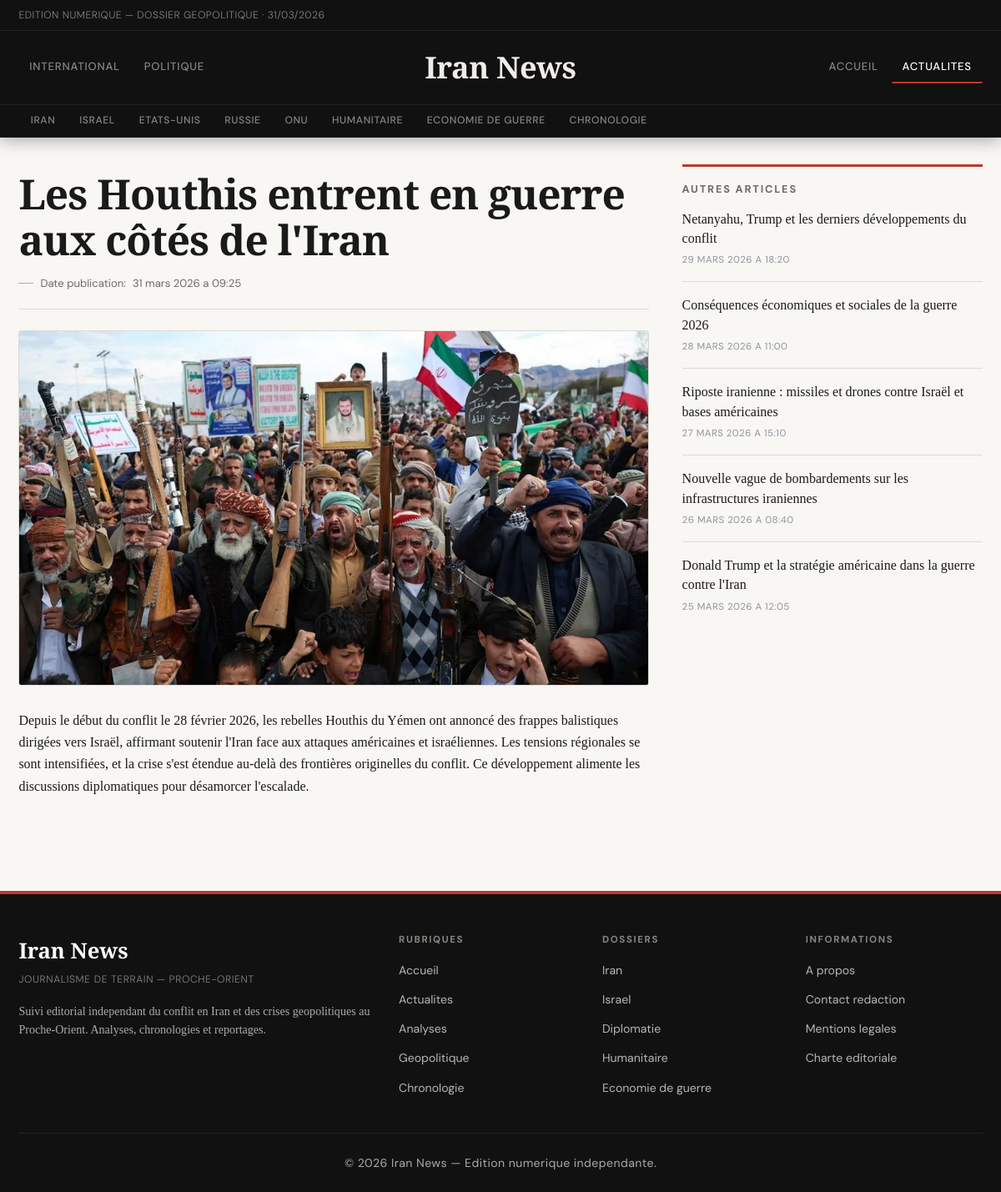
The app's page /articles/guerre-iran-article-1-1-5.html with its own data.
### tables this page shows
CREATE TABLE articles (
  id INT UNSIGNED AUTO_INCREMENT PRIMARY KEY,
  title VARCHAR(255) NOT NULL,
  slug VARCHAR(255) NOT NULL UNIQUE,
  content TEXT NOT NULL,
  is_published TINYINT(1) NOT NULL DEFAULT 1,
  created_at TIMESTAMP NOT NULL DEFAULT CURRENT_TIMESTAMP,
  updated_at TIMESTAMP NOT NULL DEFAULT CURRENT_TIMESTAMP ON UPDATE CURRENT_TIMESTAMP
);

CREATE TABLE article_images (
  id INT UNSIGNED AUTO_INCREMENT PRIMARY KEY,
  article_id INT UNSIGNED NOT NULL,
  image_kind ENUM('main', 'thumb') NOT NULL DEFAULT 'main',
  image_path VARCHAR(255) NOT NULL,
  image_alt VARCHAR(255) DEFAULT NULL,
  sort_order TINYINT UNSIGNED NOT NULL DEFAULT 1,
  created_at TIMESTAMP NOT NULL DEFAULT CURRENT_TIMESTAMP,
  CONSTRAINT fk_article_images_article
    FOREIGN KEY (article_id) REFERENCES articles(id)
    ON DELETE CASCADE,
  UNIQUE KEY uq_article_kind (article_id, image_kind),
  KEY idx_article_images_article_id (article_id)
);

### src/article.php (the view, shortened to what this page needs)
<?php
require_once __DIR__ . '/includes/front_helpers.php';
$id = filter_input(INPUT_GET, 'id', FILTER_VALIDATE_INT, array('options' => array('min_range' => 1)));
$safeId = ($id !== false && $id !== null) ? (int)$id : null;
$article = front_find_article(null, $safeId);
?>
<?php
$sidebarOtherArticles = front_recent_articles_excluding(5, array((int)$article['id']));
$detailMainSrc = front_article_image_src($article, 1280, 720, 'actualite guerre iran');
$detailThumbSrc = front_article_thumb_src($article, 860, 520, 'actualite guerre iran');
include __DIR__ . '/includes/header.php';
?>
<main class="layout-main article-layout">
    <article class="article-detail" itemscope itemtype="https://schema.org/NewsArticle">
        <header class="article-header">
            <h1 itemprop="headline"><?php echo h($article['title']); ?></h1>
            <p class="article-meta">
                Date publication:
                <?php $publishedAt = front_article_datetime_value($article); ?>
                <time itemprop="datePublished" datetime="<?php echo h($publishedAt); ?>">
                    <?php echo h(front_format_datetime($publishedAt)); ?>
                </time>
            </p>
        </header>
        <figure class="article-figure">
            <picture>
                <source media="(max-width: 800px)" srcset="<?php echo h($detailThumbSrc); ?>">
                <img
                    src="<?php echo h($detailMainSrc); ?>"
                    alt="<?php echo h(front_article_alt($article, 'actualite guerre iran')); ?>"
                    width="1280"
                    height="720"
                    itemprop="image"
                    loading="eager"
                    fetchpriority="high"
                    decoding="async">
            </picture>
        </figure>
        <section class="article-content" aria-labelledby="content-title" itemprop="articleBody">
            <?php echo front_render_article_html($article['content']); ?>
        </section>
    </article>
    <aside class="sidebar article-sidebar" aria-labelledby="recent-title">
        <h2 id="recent-title">Autres articles</h2>
        <ul>
            <?php foreach ($sidebarOtherArticles as $otherArticle): ?>
                <li>
                    <a href="<?php echo h(front_article_url($otherArticle)); ?>">
                        <?php echo h($otherArticle['title']); ?>
                    </a>
                    <small class="recent-time"><?php echo h(front_format_datetime(front_article_datetime_value($otherArticle))); ?></small>
                </li>
            <?php endforeach; ?>
        </ul>
    </aside>
</main>
<?php include __DIR__ . '/includes/footer.php'; ?>

### src/includes/front_helpers.php (shortened to what this page needs)
<?php
function h($value)
{
    return htmlspecialchars((string)$value, ENT_QUOTES, 'UTF-8');
}
function front_article_url($article)
{
    $id = isset($article['id']) ? (int)$article['id'] : 0;
    $page = 1;
    $rubrique = isset($article['rubrique']) ? (int)$article['rubrique'] : 5;
    return '/articles/guerre-iran-article-' . $id . '-' . $page . '-' . $rubrique . '.html';
}
function front_article_alt($article, $fallback = 'actualite guerre iran')
{
    if (!empty($article['image_alt'])) {
        return (string)$article['image_alt'];
    }
    return $fallback;
}
function front_local_image_url($rawPath)
{
    $path = trim((string)$rawPath);
    $normalized = '/' . ltrim($path, '/');
    $fullPath = dirname(__DIR__) . str_replace('/', DIRECTORY_SEPARATOR, $normalized);
    if (is_file($fullPath)) {
        return $normalized;
    }
    return null;
}
function front_article_image_src($article, $width, $height, $fallbackAlt = 'actualite guerre iran')
{
    $local = front_local_image_url(isset($article['image_url']) ? $article['image_url'] : '');
    if ($local !== null) {
        return $local;
    }
    return front_svg_placeholder(front_article_alt($article, $fallbackAlt), $width, $height);
}
function front_article_thumb_src($article, $width, $height, $fallbackAlt = 'actualite guerre iran')
{
    $thumbLocalFromDb = front_local_image_url(isset($article['image_thumb_url']) ? $article['image_thumb_url'] : '');
    if ($thumbLocalFromDb !== null) {
        return $thumbLocalFromDb;
    }
    return front_article_image_src($article, $width, $height, $fallbackAlt);
}
function front_render_article_html($html)
{
    $decoded = html_entity_decode((string)$html, ENT_QUOTES | ENT_HTML5, 'UTF-8');
    $clean = preg_replace('/<script\b[^>]*>(.*?)<\/script>/is', '', $decoded);
    return strip_tags(
        $clean,
        '<p><br><strong><b><em><i><u><ul><ol><li><a><h1><h2><h3><h4><h5><h6><blockquote><img><figure><figcaption>'
    );
}
function front_fetch_articles()
{
    $pdo = db();
    try {
        $sql = "SELECT
                    a.id,
                    a.title,
                    a.slug,
                    a.content,
                    ai_main.image_path AS image_url,
                    COALESCE(ai_thumb.image_path, '') AS image_thumb_url,
                    COALESCE(NULLIF(ai_main.image_alt, ''), a.title) AS image_alt,
                    COALESCE(NULLIF(ai_thumb.image_alt, ''), NULLIF(ai_main.image_alt, ''), a.title) AS image_thumb_alt,
                    a.created_at,
                    a.updated_at
                FROM articles a
                LEFT JOIN article_images ai_main
                    ON ai_main.article_id = a.id AND ai_main.image_kind = 'main'
                LEFT JOIN article_images ai_thumb
                    ON ai_thumb.article_id = a.id AND ai_thumb.image_kind = 'thumb'
                WHERE a.is_published = 1
                ORDER BY a.updated_at DESC";
        $rows = $pdo->query($sql)->fetchAll(PDO::FETCH_ASSOC);
        if (!empty($rows)) {
            return $rows;
        }
    } catch (PDOException $exception) {
    }
    return front_theme_articles();
}
function front_find_article($slug, $id)
{
    $articles = front_fetch_articles();
    if ($id !== null) {
        foreach ($articles as $article) {
            if ((int)$article['id'] === (int)$id) {
                return $article;
            }
        }
    }
    return null;
}
function front_recent_articles_excluding($limit = 5, $excludeIds = array())
{
    $articles = front_fetch_articles();
    $result = array();
    $excludeMap = array();
    foreach ($excludeIds as $excludeId) {
        $id = (int)$excludeId;
        if ($id > 0) {
            $excludeMap[$id] = true;
        }
    }
    foreach ($articles as $article) {
        $articleId = isset($article['id']) ? (int)$article['id'] : 0;
        if ($articleId > 0 && isset($excludeMap[$articleId])) {
            continue;
        }
        $result[] = $article;
        if (count($result) >= $limit) {
            break;
        }
    }
    return $result;
}
function front_format_datetime($value)
{
    try {
        $date = new DateTime((string)$value);
    } catch (Exception $exception) {
        return (string)$value;
    }
    $months = array(
        1 => 'janvier',
        2 => 'fevrier',
        3 => 'mars',
        4 => 'avril',
        5 => 'mai',
        6 => 'juin',
        7 => 'juillet',
        8 => 'aout',
        9 => 'septembre',
        10 => 'octobre',
        11 => 'novembre',
        12 => 'decembre',
    );
    $month = (int)$date->format('n');
    return $date->format('d') . ' ' . $months[$month] . ' ' . $date->format('Y') . ' a ' . $date->format('H:i');
}
function front_article_datetime_value($article)
{
    if (isset($article['updated_at']) && trim((string)$article['updated_at']) !== '') {
        return (string)$article['updated_at'];
    }
    return '';
}

### records on screen
articles: title "Les Houthis entrent en guerre aux côtés de l'Iran", updated_at "31 mars 2026 a 09:25", content "Depuis le début du conflit le 28 février 2026, les rebelles Houthis du Yémen ont annoncé des frappes balistiques dirigées vers Israël, affirmant soutenir l'Iran face aux attaques américaines et israéliennes. Les tensions régionales se sont intensifiées, et la crise s'est étendue au-delà des frontières originelles du conflit. Ce développement alimente les discussions diplomatiques pour désamorcer l'escalade."
article_images: image_path (picture)
article_images: article.title "Netanyahu, Trump et les derniers développements du conflit", article.updated_at "29 MARS 2026 A 18:20"
article_images: article.title "Conséquences économiques et sociales de la guerre 2026", article.updated_at "28 MARS 2026 A 11:00"
article_images: article.title "Riposte iranienne : missiles et drones contre Israël et bases américaines", article.updated_at "27 MARS 2026 A 15:10"
article_images: article.title "Nouvelle vague de bombardements sur les infrastructures iraniennes", article.updated_at "26 MARS 2026 A 08:40"
article_images: article.title "Donald Trump et la stratégie américaine dans la guerre contre l'Iran", article.updated_at "25 MARS 2026 A 12:05"
